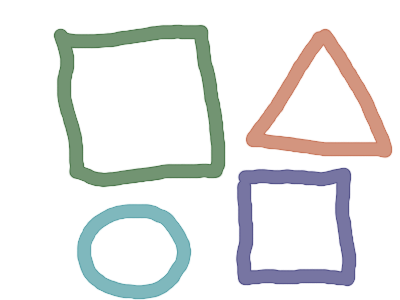
#> input picture opencv_tutorials/pic3.png, 400 x 300 px
$ python shape_detection.py
#> lines starting #> are read from the running program, lines starting #| are printed output that depends on the picture; after the words box and inside, x2 and y2 are one past the last pixel; in counts of white or black regions, pixels touching at a corner belong together
import cv2 as cv
import numpy as np

img = cv.imread('pic3.png')
#> img is the input picture: shape (300, 400, 3); mean B, G, R 232.6, 233.5, 232.3
grey = cv.cvtColor(img, cv.COLOR_BGR2GRAY)
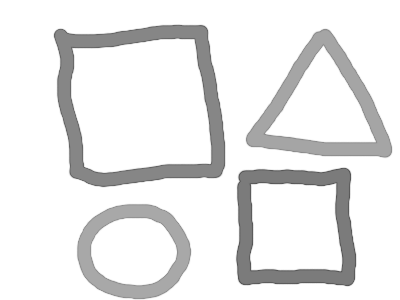
#> grey: shape (300, 400); min 86, max 255, mean 233.1
_, thrash = cv.threshold(grey, 240, 255, cv.THRESH_BINARY)
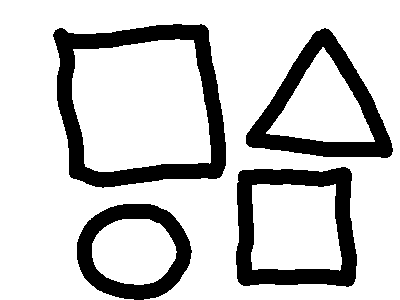
#> thrash: shape (300, 400); 79.5% white; 4 black regions
contours, _ = cv.findContours(thrash, cv.RETR_TREE, cv.CHAIN_APPROX_NONE)
#> contours = 8 contours; box (x1, y1, x2, y2) and area: (0, 0, 400, 300) 110436, (52, 23, 227, 189) 24349, (72, 39, 211, 172) 15407, (235, 166, 358, 288) 13515, (245, 27, 394, 159) 11375, (251, 184, 342, 271) 6993, (266, 47, 375, 142) 5278, (92, 219, 177, 285) 4351

for contour in contours:
    approx = cv.approxPolyDP(contour, 0.1*cv.arcLength(contour, True), True, )
    cv.drawContours(img, [approx], 0, (255, 0, 0), 5)
    x = approx.ravel()[0]
    y = approx.ravel()[1]
    if len(approx) == 3:
        cv.putText(img, 'triangle', (x, y), cv.FONT_HERSHEY_SIMPLEX, 0.5, (255, 0, 255), 1)
    elif len(approx) == 4:
        x, y, w, h = cv.boundingRect(approx)
        aspectRatio = float(w)/h
        if aspectRatio > 0.95 and aspectRatio < 1.05:
            cv.putText(img, 'scqare', (x, y), cv.FONT_HERSHEY_SIMPLEX, 0.5, (255, 0, 255), 1)
        else:

            cv.putText(img, 'rect', (x, y), cv.FONT_HERSHEY_SIMPLEX, 0.5, (255, 0, 255), 1)
#> this loop made 8 passes
#> (approx, w, h, aspectRatio) on passes 1, 2, 3, 4, 7, 8: ([[99, 231], [111, 279], [175, 258], [149, 219]], 77, 61, 1.26), ([[0, 0], [0, 299], [399, 299], [399, 0]], 400, 300, 1.33), ([[349, 168], [354, 283], [241, 285], [238, 172]], 117, 118, 0.992), ([[252, 185], [252, 269], [340, 269], [335, 184]], 89, 86, 1.03), ([[204, 24], [222, 175], [71, 178], [54, 30]], 169, 155, 1.09), ([[193, 40], [73, 49], [85, 166], [210, 162]], 138, 127, 1.09)
#> approx on passes 5 to 6: [[316, 30], [389, 157], [245, 143]], [[266, 132], [374, 141], [323, 47]]
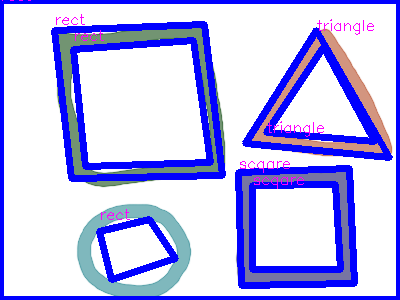
#> img: shape (300, 400, 3); mean B, G, R 242.4, 189.1, 189.2


cv.imshow('img', img)

cv.waitKey(0)
cv.destroyAllWindows()

$ run again, with opencv_tutorials/pic5.png copied over opencv_tutorials/pic3.png
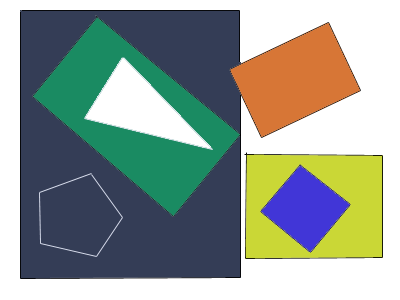
#> input picture opencv_tutorials/pic5.png, 400 x 300 px
#> img is the input picture: shape (300, 400, 3); mean B, G, R 146.7, 155.8, 145.2
#> `_, thrash = cv.threshold(grey, 240, 255, cv.THRESH_BINARY)`:
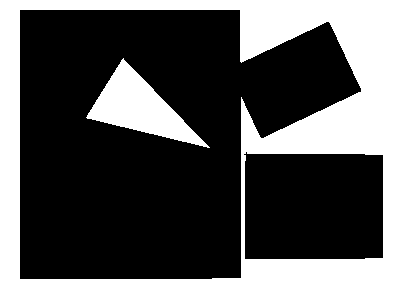
#> thrash: shape (300, 400); 35.1% white; 2 white regions
#> contours = 4 contours; box (x1, y1, x2, y2) and area: (0, 0, 400, 300) 119301, (19, 9, 362, 280) 68348, (243, 151, 384, 260) 14694, (86, 58, 210, 148) 4178
#> the loop `for contour in contours:` made 4 passes
#> (approx, w, h, aspectRatio) on passes 1 to 3: ([[0, 0], [0, 299], [399, 299], [399, 0]], 400, 300, 1.33), ([[243, 154], [382, 154], [383, 257], [245, 259]], 141, 106, 1.33), ([[19, 278], [20, 9], [330, 23], [240, 278]], 312, 270, 1.16)
#> after the loop `for contour in contours:`:
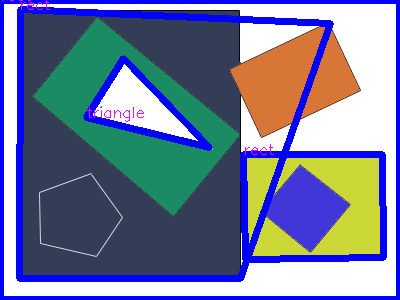
#> img: shape (300, 400, 3); 15.5% of pixels changed, all inside (x1, y1, x2, y2) = (0, 0, 400, 300)
